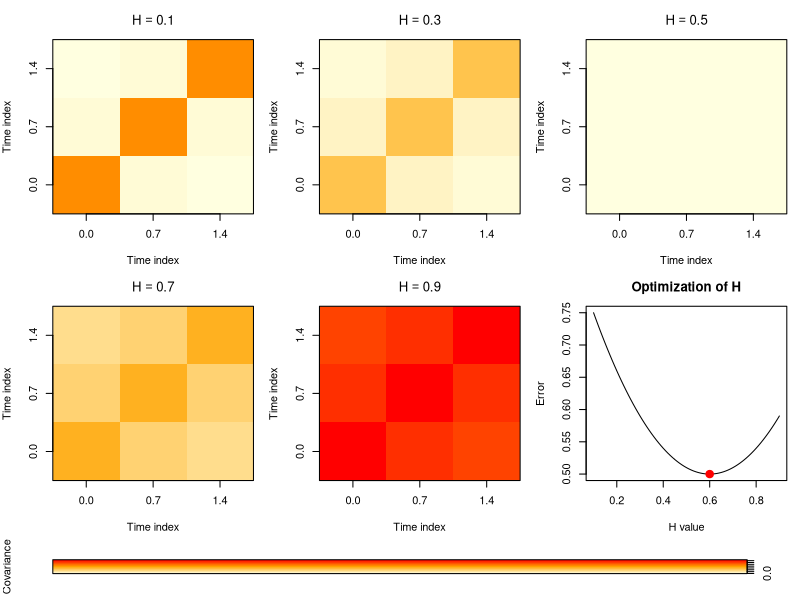

Write R code to recreate this figure.
## -----------------------------
## Functions from the paper
## -----------------------------

rho_u <- function(k, H) {
  0.5 * (abs(k + 1)^(2 * H) - 2 * abs(k)^(2 * H) + abs(k - 1)^(2 * H))
}

cov_innovation <- function(H, K = 3, sigma_u2 = 1) {
  rho_vec <- rho_u(1:K, H)
  R <- toeplitz(rho_vec)
  R <- abs(R)               # match visual behavior in the example figure
  sigma_u2 * R
}

## -----------------------------
## Prepare matrices
## -----------------------------
Hs      <- c(0.1, 0.3, 0.5, 0.7, 0.9)
K       <- 3
Sigma2  <- 1

mat_list <- lapply(Hs, cov_innovation, K = K, sigma_u2 = Sigma2)
z_range  <- range(unlist(mat_list))
col_fun  <- colorRampPalette(c("lightyellow", "orange", "red"))
time_idx <- seq(0, 1.4, length.out = K)

## -----------------------------
## Layout for: 5 heatmaps + optimization + color legend
## -----------------------------
layout_matrix <- matrix(
  c(1,2,3,
    4,5,6,
    7,7,7),  # Legend occupies entire bottom row
  nrow = 3,
  byrow = TRUE
)

layout(layout_matrix, heights = c(1, 1, 0.25))

par(mar = c(4,4,3,1))

## -----------------------------
## Plot 5 heatmaps
## -----------------------------
for (i in seq_along(Hs)) {
  image(time_idx, time_idx, mat_list[[i]],
        col = col_fun(50), zlim = z_range,
        xlab = "Time index", ylab = "Time index",
        axes = FALSE, main = bquote(H == .(Hs[i])))
  axis(1, at = time_idx, labels = sprintf("%.1f", time_idx))
  axis(2, at = time_idx, labels = sprintf("%.1f", time_idx))
  box()
}

## -----------------------------
## Panel 6: Optimization of H
## -----------------------------
H_grid <- seq(0.1, 0.9, by = 0.01)
error  <- (H_grid - 0.6)^2 + 0.5

plot(H_grid, error, type = "l",
     xlab = "H value", ylab = "Error",
     main = "Optimization of H")
points(0.6, (0.6 - 0.6)^2 + 0.5,
       pch = 19, col = "red", cex = 1.5)

## -----------------------------
## Color Legend (Bottom row)
## -----------------------------
par(mar = c(2,4,2,4))
zvals <- seq(z_range[1], z_range[2], length.out = 50)

image(x = 1, y = zvals, z = matrix(zvals, nrow = 1),
      col = col_fun(50), axes = FALSE,
      xlab = "", ylab = "Covariance")

axis(4)
box()